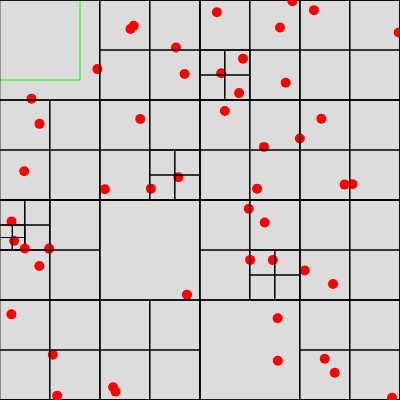
Frame 1 (no input)
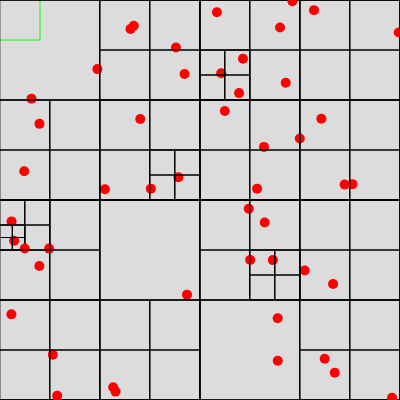
Frame 60 (no input)
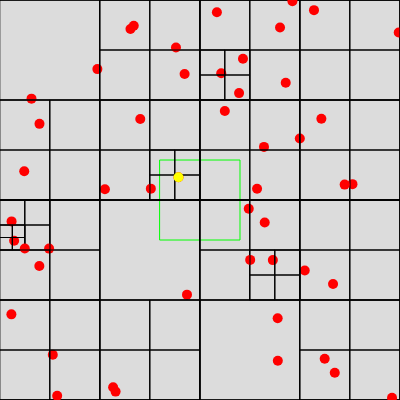
Frame 120 (the mouse pressed at the canvas centre since frame 60)

The p5.js sketch that drew these frames (run headless with seeded random() and noise() and a simulated clock; from frame 60 on, the mouse is pressed at the canvas centre):

// p5.js sketch
// ── sketch.js
let quadtree;
let boundary;
let capacity = 1;
let num = 50;

function setup() {
  createCanvas(400, 400);
  boundary = new Rectangle(width / 2, height / 2, width / 2, height / 2);
  quadtree = new QuadTree(boundary, capacity);

  // insert random points into the quadtree
  for (let i = 0; i < num; i++) {
    let p = new Point(random(width), random(height));
    quadtree.insert(p);
  }

  // print(quadtree);
}

function draw() {
  background(220);

  let range = new Rectangle(mouseX, mouseY, 40, 40);
  noFill();
  stroke(0, 255, 0);
  rect(range.x, range.y, range.w * 2, range.h * 2);

  let foundPoints = [];

  quadtree.query(range, foundPoints);
  quadtree.display();

  // draw the points within the quart box with p5.js
  for (let i = 0; i < foundPoints.length; i++) {
    noStroke();
    fill(255, 255, 0);
    ellipse(foundPoints[i].x, foundPoints[i].y, 10, 10);
  }
}

// ── controller.js
window.addEventListener("load", init);

function init() {
  console.log("Controller is live!");
}

// ── particle.js
class Particle {
  constructor(x, y) {
    this.x = x;
    this.y = y;
    this.r = 4;
    this.highlight = false;
  }

  intersects(other) {
    let d = dist(this.x, this.y, other.x, other.y);
    return d < this.r + other.r;
  }

  setHighlight(value) {
    this.highlight = value;
  }

  move() {
    this.x += random(-1, 1);
    this.y += random(-1, 1);
  }

  render() {
    noStroke();
    if (this.highlight) {
      fill(255);
    } else {
      fill(100);
    }
    ellipse(this.x, this.y, this.r * 2);
  }
}

// ── quadtree.js
class Point {
  constructor(x, y) {
    this.x = x;
    this.y = y;
  }
}

class Rectangle {
  constructor(x, y, w, h) {
    this.x = x;
    this.y = y;
    this.w = w;
    this.h = h;
  }

  // check if a point is in the rectangle
  contains(point) {
    if (
      point.x >= this.x - this.w &&
      point.x <= this.x + this.w &&
      point.y >= this.y - this.h &&
      point.y <= this.y + this.h
    ) {
      return true;
    } else {
      return false;
    }
  }

  // check if the rectangle intersects another rectangle
  intersects(boundary) {
    let boundaryRight = boundary.x + boundary.w;
    let boundaryLeft = boundary.x - boundary.w;
    let boundaryTop = boundary.y - boundary.h;
    let boundaryBottom = boundary.y + boundary.h;

    let rangeRight = this.x + this.w;
    let rangeLeft = this.x - this.w;
    let rangeTop = this.y - this.h;
    let rangeBottom = this.y + this.h;

    // if the boundary intersects the range return true
    if (
      boundaryRight >= rangeLeft &&
      boundaryLeft <= rangeRight &&
      boundaryTop <= rangeBottom &&
      boundaryBottom >= rangeTop
    ) {
      return true;
    }
  }
}

class QuadTree {
  constructor(boundary, capacity) {
    this.boundary = boundary;
    this.capacity = capacity;
    this.points = [];
    this.divided = false;
  }

  // insert a point into the quadtree
  insert(point) {
    // if the point is not in the boundary, return
    if (!this.boundary.contains(point)) {
      return;
    }

    // insert the point into the quadtree
    if (this.points.length < this.capacity) {
      // if the quadtree has not reached capacity
      this.points.push(point);
      return true;
    } else {
      // if the quadtree has reached capacity
      // and has not been divided
      if (!this.divided) {
        this.subdivide();
      }

      if (this.northeast.insert(point)) {
        return true;
      } else if (this.northwest.insert(point)) {
        return true;
      } else if (this.southeast.insert(point)) {
        return true;
      } else if (this.southwest.insert(point)) {
        return true;
      }
    }

    return false;
  }

  // subdivide the quadtree into 4 subquads
  subdivide() {
    // create 4 variables for the boundary coordinates
    let x = this.boundary.x;
    let y = this.boundary.y;
    let w = this.boundary.w;
    let h = this.boundary.h;

    // create 4 subquads with new boundaries
    // top right subquad (northeast)
    let northeastBoundary = new Rectangle(x + w / 2, y - h / 2, w / 2, h / 2);
    this.northeast = new QuadTree(northeastBoundary, this.capacity);

    // top left subquad (northwest)
    let northwestBoundary = new Rectangle(x - w / 2, y - h / 2, w / 2, h / 2);
    this.northwest = new QuadTree(northwestBoundary, this.capacity);

    // bottom right subquad (southeast)
    let southeastBoundary = new Rectangle(x + w / 2, y + h / 2, w / 2, h / 2);
    this.southeast = new QuadTree(southeastBoundary, this.capacity);

    // bottom left subquad (southwest)
    let southwestBoundary = new Rectangle(x - w / 2, y + h / 2, w / 2, h / 2);
    this.southwest = new QuadTree(southwestBoundary, this.capacity);

    // set the divided flag to true
    this.divided = true;
  }

  // find all points in range
  query(range, found) {
    // if the range does not intersect the boundary, return
    if (!range.intersects(this.boundary)) {
      return false;
    } else {
      for (let i = 0; i < this.points.length; i++) {
        if (range.contains(this.points[i])) {
          found.push(this.points[i]);
        }
      }

      if (this.divided) {
        this.northeast.query(range, found);
        this.northwest.query(range, found);
        this.southeast.query(range, found);
        this.southwest.query(range, found);
      }
    }
    // print(found);
    return found;
  }

  // show the quadtree
  display() {
    // draw the boundary with p5.js
    noFill();
    stroke(0);
    rectMode(CENTER);
    rect(
      this.boundary.x,
      this.boundary.y,
      this.boundary.w * 2,
      this.boundary.h * 2
    );

    // draw the points with p5.js
    for (let i = 0; i < this.points.length; i++) {
      noStroke();
      fill(255, 0, 0);
      ellipse(this.points[i].x, this.points[i].y, 10, 10);
    }

    if (this.divided) {
      this.northeast.display();
      this.northwest.display();
      this.southeast.display();
      this.southwest.display();
    }
  }
}
